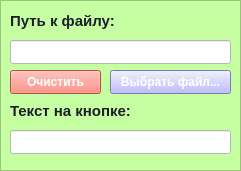
   <widget class="QFrame" name="frame_8">
    <property name="geometry">
     <rect>
      <x>260</x>
      <y>370</y>
      <width>241</width>
      <height>171</height>
     </rect>
    </property>
    <property name="styleSheet">
     <string notr="true">background-color: rgb(197, 255, 161);</string>
    </property>
    <property name="frameShape">
     <enum>QFrame::Shape::StyledPanel</enum>
    </property>
    <property name="frameShadow">
     <enum>QFrame::Shadow::Raised</enum>
    </property>
    <widget class="QLabel" name="label_21">
     <property name="geometry">
      <rect>
       <x>10</x>
       <y>10</y>
       <width>151</width>
       <height>21</height>
      </rect>
     </property>
     <property name="font">
      <font>
       <family>Yu Gothic UI</family>
       <pointsize>11</pointsize>
       <bold>true</bold>
      </font>
     </property>
     <property name="styleSheet">
      <string notr="true">color: rgb(29, 29, 43);
background-color: rgba(255, 255, 255, 0);
border: none;</string>
     </property>
     <property name="text">
      <string>Путь к файлу:</string>
     </property>
    </widget>
    <widget class="QLineEdit" name="lineEditFile_8">
     <property name="geometry">
      <rect>
       <x>10</x>
       <y>40</y>
       <width>221</width>
       <height>24</height>
      </rect>
     </property>
     <property name="font">
      <font>
       <family>Yu Gothic UI</family>
       <pointsize>10</pointsize>
      </font>
     </property>
     <property name="styleSheet">
      <string notr="true">background-color: rgb(255, 255, 255);
color: rgb(38, 38, 38);</string>
     </property>
     <property name="readOnly">
      <bool>true</bool>
     </property>
    </widget>
    <widget class="QPushButton" name="BrowseButton_8">
     <property name="geometry">
      <rect>
       <x>110</x>
       <y>70</y>
       <width>121</width>
       <height>24</height>
      </rect>
     </property>
     <property name="font">
      <font>
       <family>Yu Gothic UI</family>
       <pointsize>9</pointsize>
       <bold>true</bold>
      </font>
     </property>
     <property name="styleSheet">
      <string notr="true">QPushButton {
   background-color: rgb(170, 170, 255);
  
	color: rgb(255, 255, 255);
   qproperty-wordWrap: true;
}
QPushButton:hover {
   background-color: rgb(150, 150, 235);
}
QPushButton:pressed {
   background-color: rgb(130, 130, 215);
}</string>
     </property>
     <property name="text">
      <string>Выбрать файл...</string>
     </property>
    </widget>
    <widget class="QLabel" name="label_22">
     <property name="geometry">
      <rect>
       <x>10</x>
       <y>100</y>
       <width>151</width>
       <height>21</height>
      </rect>
     </property>
     <property name="font">
      <font>
       <family>Yu Gothic UI</family>
       <pointsize>11</pointsize>
       <bold>true</bold>
      </font>
     </property>
     <property name="styleSheet">
      <string notr="true">color: rgb(29, 29, 43);
background-color: rgba(255, 255, 255, 0);
border: none;</string>
     </property>
     <property name="text">
      <string>Текст на кнопке:</string>
     </property>
    </widget>
    <widget class="QLineEdit" name="lineEditText_8">
     <property name="geometry">
      <rect>
       <x>10</x>
       <y>130</y>
       <width>221</width>
       <height>24</height>
      </rect>
     </property>
     <property name="font">
      <font>
       <family>Yu Gothic UI</family>
       <pointsize>10</pointsize>
      </font>
     </property>
     <property name="styleSheet">
      <string notr="true">background-color: rgb(255, 255, 255);
color: rgb(38, 38, 38);</string>
     </property>
     <property name="maxLength">
      <number>50</number>
     </property>
    </widget>
    <widget class="QPushButton" name="CleanButton_8">
     <property name="geometry">
      <rect>
       <x>10</x>
       <y>70</y>
       <width>91</width>
       <height>24</height>
      </rect>
     </property>
     <property name="font">
      <font>
       <family>Yu Gothic UI</family>
       <pointsize>9</pointsize>
       <bold>true</bold>
      </font>
     </property>
     <property name="styleSheet">
      <string notr="true">QPushButton {
   background-color: rgb(255, 112, 99);
	color: rgb(255, 255, 255);
   qproperty-wordWrap: true;
}
QPushButton:hover {
	background-color: rgb(190, 94, 83);
}
QPushButton:pressed {
	background-color: rgb(170, 84, 74);
}</string>
     </property>
     <property name="text">
      <string>Очистить</string>
     </property>
    </widget>
   </widget>
